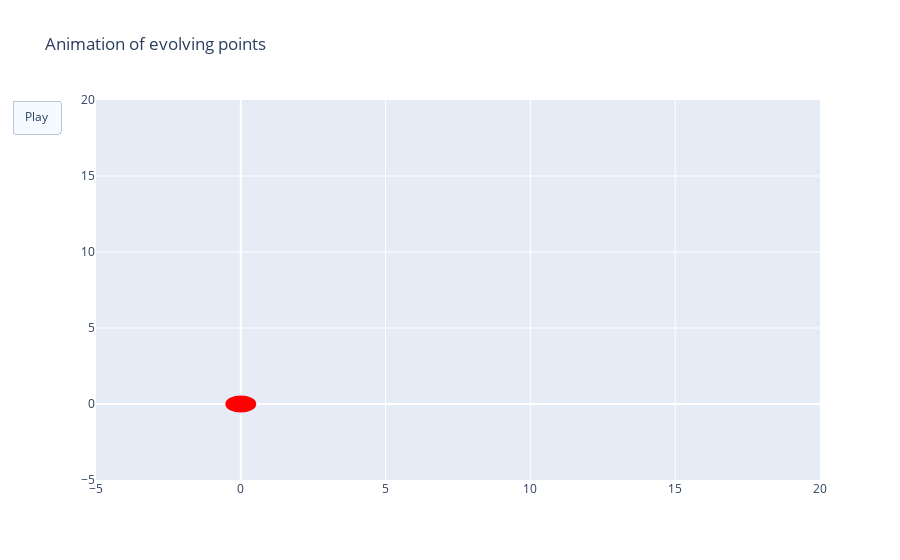

The cell this chart's notebook holds for it:
### Code cell
step_size = 50

fig = go.Figure(
    data=[go.Scatter(x=x[:1], y=y[:1], mode='lines')],
    layout=go.Layout(
        xaxis=dict(range=[-5,20], autorange=False),
        yaxis=dict(range=[-5,20], autorange=False),
        title="Animation of evolving points",
        shapes=[
            go.layout.Shape(
                type="circle",
                xref="x", yref="y",
                x0=-0.5, y0=-0.5, x1=0.5, y1=0.5,
                line_color="Red",
                fillcolor="Red"
            )
        ],
        updatemenus=[dict(
            type="buttons",
            buttons=[dict(label="Play",
                          method="animate",
                          args=[None, {"frame": {"duration": 100, "redraw": False}}])])],
        transition = {"duration": 100}
    ),
    frames=[go.Frame(
        data=[go.Scatter(
            x=x[:k+1:step_size],
            y=y[:k+1:step_size],
            mode='lines')]
    )
    for k in range(1, len(x), step_size)]
)

# # Ensure that the aspect ratio is 1:1
# fig.update_yaxes(
#     scaleanchor = "x",
#     scaleratio = 1,
# )
# fig.update_xaxes(
#     scaleanchor = "y",
#     scaleratio = 1,
# )

fig.show()

### Figure 1 — Plotly figure (JSON) as saved in the notebook; plotly's stock layout.template omitted (floating-point values rounded to 4 significant figures)
{"data": [{"mode": "lines", "type": "scatter", "x": [8.198], "y": [12.84]}], "layout": {"shapes": [{"fillcolor": "Red", "line": {"color": "Red"}, "type": "circle", "x0": -0.5, "x1": 0.5, "xref": "x", "y0": -0.5, "y1": 0.5, "yref": "y"}], "title": {"text": "Animation of evolving points"}, "transition": {"duration": 100}, "updatemenus": [{"buttons": [{"args": [null, {"frame": {"duration": 100, "redraw": false}}], "label": "Play", "method": "animate"}], "type": "buttons"}], "xaxis": {"autorange": false, "range": [-5, 20]}, "yaxis": {"autorange": false, "range": [-5, 20]}}}
